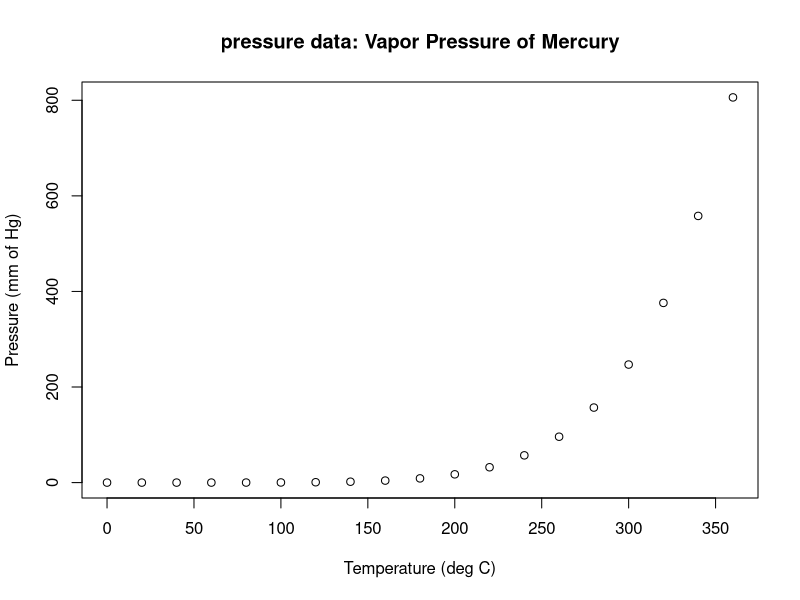
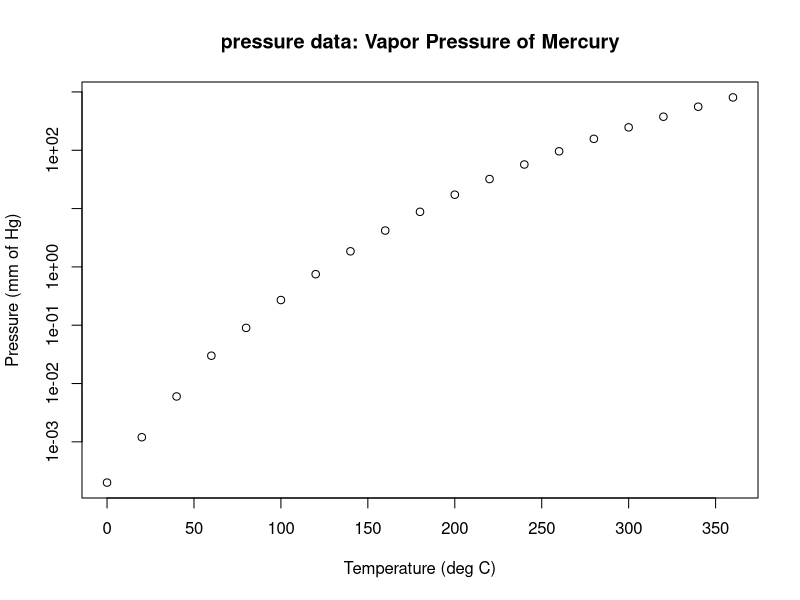
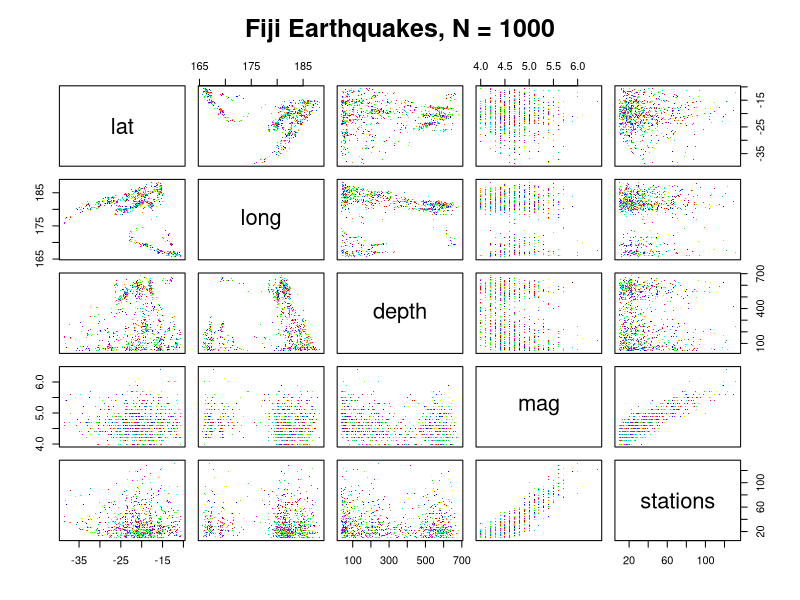

Write R code to recreate these figures, in order.
## ---- chunk 1
knitr::opts_chunk$set(echo = TRUE)
## ---- chunk 2
library(datasets)
data(pressure)
summary(pressure)
plot(pressure, xlab = "Temperature (deg C)",
     ylab = "Pressure (mm of Hg)",
     main = "pressure data: Vapor Pressure of Mercury")
plot(pressure, xlab = "Temperature (deg C)",  log = "y",
     ylab = "Pressure (mm of Hg)",
     main = "pressure data: Vapor Pressure of Mercury")
## ---- chunk 3
library(datasets)
data(quakes)
pairs(quakes, main = "Fiji Earthquakes, N = 1000",col=rainbow(12), cex.main = 1.5, pch = ".")
## ---- chunk 4
A = matrix(1:10, nrow=10)
B = matrix(1:10, nrow=10)
A
#Transpose A and B
t(A)
t(B)
#create two vectors (a and b)
a = c(1:5)
b = c(1:10)
#multiply matrices by vectors
X = a*A
Y = b*B
X
Y
